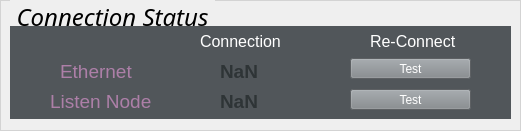
    <widget class="QGroupBox" name="Connection_Status_groupBox">
     <property name="geometry">
      <rect>
       <x>20</x>
       <y>10</y>
       <width>521</width>
       <height>131</height>
      </rect>
     </property>
     <property name="font">
      <font>
       <family>Ubuntu Condensed</family>
       <pointsize>18</pointsize>
       <weight>50</weight>
       <italic>true</italic>
       <bold>false</bold>
       <underline>false</underline>
       <strikeout>false</strikeout>
       <kerning>true</kerning>
      </font>
     </property>
     <property name="styleSheet">
      <string notr="true">        QGroupBox {
            border-color: rgb(50, 50, 50);
            border: 2px solid lightgray; 
            border-width: 0.5px;
            border-style: solid;
            margin-top: 1ex; /* leave space at the top for the title */ 
        }
        QGroupBox::title {
            subcontrol-origin: margin;
            subcontrol-position: top left;
            left: 10px;
            margin-left: 0px;
            padding: 0  3px;
        }</string>
     </property>
     <property name="title">
      <string>Connection Status</string>
     </property>
     <property name="flat">
      <bool>false</bool>
     </property>
     <widget class="QWidget" name="widget_ROSClient" native="true">
      <property name="geometry">
       <rect>
        <x>10</x>
        <y>26</y>
        <width>501</width>
        <height>93</height>
       </rect>
      </property>
      <property name="styleSheet">
       <string notr="true">background-color: rgb(81, 86, 90);</string>
      </property>
      <widget class="QLabel" name="SvrClient_label">
       <property name="geometry">
        <rect>
         <x>50</x>
         <y>30</y>
         <width>121</width>
         <height>31</height>
        </rect>
       </property>
       <property name="font">
        <font>
         <pointsize>8</pointsize>
        </font>
       </property>
       <property name="styleSheet">
        <string notr="true">co</string>
       </property>
       <property name="text">
        <string>&lt;html&gt;&lt;head/&gt;&lt;body&gt;&lt;p&gt;&lt;span style=&quot; font-size:14pt; color:#ad7fa8;&quot;&gt;Ethernet&lt;/span&gt;&lt;/p&gt;&lt;/body&gt;&lt;/html&gt;</string>
       </property>
      </widget>
      <widget class="QPushButton" name="set_svr_re_connect_button">
       <property name="geometry">
        <rect>
         <x>340</x>
         <y>32</y>
         <width>121</width>
         <height>21</height>
        </rect>
       </property>
       <property name="styleSheet">
        <string notr="true">background-color: rgb(130, 135, 139); color: white;</string>
       </property>
       <property name="text">
        <string>Test</string>
       </property>
      </widget>
      <widget class="QLabel" name="svrclient_status_label">
       <property name="geometry">
        <rect>
         <x>210</x>
         <y>30</y>
         <width>61</width>
         <height>31</height>
        </rect>
       </property>
       <property name="font">
        <font>
         <pointsize>8</pointsize>
        </font>
       </property>
       <property name="styleSheet">
        <string notr="true">co</string>
       </property>
       <property name="text">
        <string>&lt;html&gt;&lt;head/&gt;&lt;body&gt;&lt;p&gt;&lt;span style=&quot; font-size:14pt; font-weight:600; color:#2e3436;&quot;&gt;NaN&lt;/span&gt;&lt;/p&gt;&lt;/body&gt;&lt;/html&gt;</string>
       </property>
      </widget>
      <widget class="QLabel" name="ReConnect_label">
       <property name="geometry">
        <rect>
         <x>360</x>
         <y>0</y>
         <width>131</width>
         <height>31</height>
        </rect>
       </property>
       <property name="font">
        <font>
         <pointsize>8</pointsize>
        </font>
       </property>
       <property name="styleSheet">
        <string notr="true">co</string>
       </property>
       <property name="text">
        <string>&lt;html&gt;&lt;head/&gt;&lt;body&gt;&lt;p&gt;&lt;span style=&quot; font-size:12pt; color:#ffffff;&quot;&gt;Re-Connect&lt;/span&gt;&lt;/p&gt;&lt;/body&gt;&lt;/html&gt;</string>
       </property>
      </widget>
      <widget class="QLabel" name="SctClient_label">
       <property name="geometry">
        <rect>
         <x>40</x>
         <y>60</y>
         <width>121</width>
         <height>31</height>
        </rect>
       </property>
       <property name="font">
        <font>
         <pointsize>8</pointsize>
        </font>
       </property>
       <property name="styleSheet">
        <string notr="true">co</string>
       </property>
       <property name="text">
        <string>&lt;html&gt;&lt;head/&gt;&lt;body&gt;&lt;p&gt;&lt;span style=&quot; font-size:14pt; color:#ad7fa8;&quot;&gt;Listen Node&lt;/span&gt;&lt;/p&gt;&lt;/body&gt;&lt;/html&gt;</string>
       </property>
      </widget>
      <widget class="QLabel" name="sctclient_status_label">
       <property name="geometry">
        <rect>
         <x>210</x>
         <y>60</y>
         <width>61</width>
         <height>31</height>
        </rect>
       </property>
       <property name="font">
        <font>
         <pointsize>8</pointsize>
        </font>
       </property>
       <property name="styleSheet">
        <string notr="true">co</string>
       </property>
       <property name="text">
        <string>&lt;html&gt;&lt;head/&gt;&lt;body&gt;&lt;p&gt;&lt;span style=&quot; font-size:14pt; font-weight:600; color:#2e3436;&quot;&gt;NaN&lt;/span&gt;&lt;/p&gt;&lt;/body&gt;&lt;/html&gt;</string>
       </property>
      </widget>
      <widget class="QPushButton" name="set_sct_re_connect_button">
       <property name="geometry">
        <rect>
         <x>340</x>
         <y>63</y>
         <width>121</width>
         <height>21</height>
        </rect>
       </property>
       <property name="styleSheet">
        <string notr="true">background-color: rgb(130, 135, 139); color: white;</string>
       </property>
       <property name="text">
        <string>Test</string>
       </property>
      </widget>
      <widget class="QLabel" name="Connect_to_TM_Server_label">
       <property name="geometry">
        <rect>
         <x>190</x>
         <y>0</y>
         <width>131</width>
         <height>31</height>
        </rect>
       </property>
       <property name="font">
        <font>
         <pointsize>8</pointsize>
        </font>
       </property>
       <property name="styleSheet">
        <string notr="true">co</string>
       </property>
       <property name="text">
        <string>&lt;html&gt;&lt;head/&gt;&lt;body&gt;&lt;p&gt;&lt;span style=&quot; font-size:12pt; color:#ffffff;&quot;&gt;Connection&lt;/span&gt;&lt;/p&gt;&lt;/body&gt;&lt;/html&gt;</string>
       </property>
      </widget>
     </widget>
    </widget>
